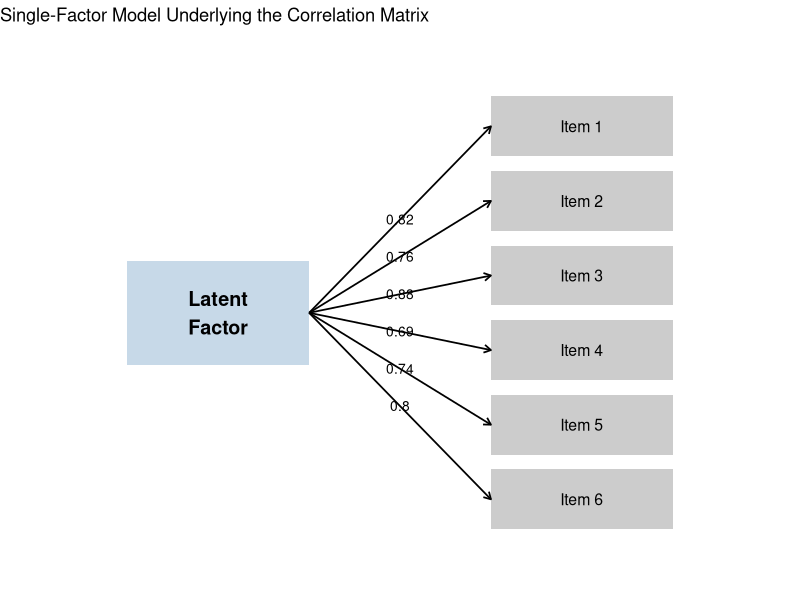

The R source for this figure:
## ---- chunk 1
library(ggplot2)

# Example loadings
items <- data.frame(
  item = paste0("Item ", 1:6),
  x = 3,
  y = seq(6, 1, length.out = 6),
  loading = c(0.82, 0.76, 0.88, 0.69, 0.74, 0.80)
)

factor <- data.frame(
  label = "Latent\nFactor",
  x = 1,
  y = 3.5
)

ggplot() +
  # Latent factor box
  geom_rect(data = factor,
            aes(xmin = x - 0.5, xmax = x + 0.5,
                ymin = y - 0.7, ymax = y + 0.7),
            fill = "steelblue", alpha = 0.3) +
  geom_text(data = factor,
            aes(x = x, y = y, label = label),
            size = 5, fontface = "bold") +
  
  # Item boxes
  geom_rect(data = items,
            aes(xmin = x - 0.5, xmax = x + 0.5,
                ymin = y - 0.4, ymax = y + 0.4),
            fill = "grey80") +
  geom_text(data = items,
            aes(x = x, y = y, label = item),
            size = 4) +
  
  # Arrows (loadings)
  geom_segment(data = items,
               aes(x = factor$x + 0.5,
                   y = factor$y,
                   xend = x - 0.5,
                   yend = y),
               arrow = arrow(length = unit(0.2, "cm")),
               linewidth = 0.6) +
  
  # Loading labels
  geom_text(data = items,
            aes(x = 2,
                y = (y + factor$y) / 2,
                label = round(loading, 2)),
            size = 3.5) +
  
  xlim(0, 4) +
  ylim(0, 7) +
  theme_void() +
  ggtitle("Single-Factor Model Underlying the Correlation Matrix")
